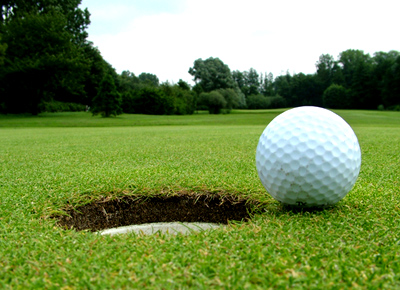
#> input picture 实验10_直方图/img1.png, 400 x 290 px
$ python ex2_2.py
#> lines starting #> are read from the running program, lines starting #| are printed output that depends on the picture
#!/usr/bin/env python
import cv2
import numpy
import matplotlib.pyplot as plt
from matplotlib.font_manager import FontProperties

img = cv2.imread("img1.png",0)
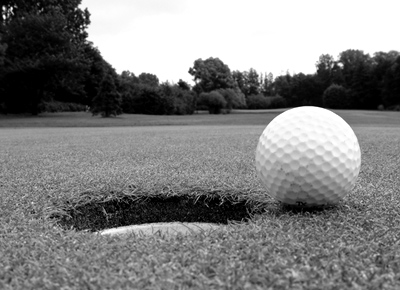
#> img: shape (290, 400); min 0, max 255, mean 129.3

list = []

H = len(img)
#> H = 290
W = len(img[0])
#> W = 400

for j in range(1, H - 1):
    for k in range(1, W - 1):
        Ix = (img[j][k + 1]) - (img[j][k - 1])
        Iy = (img[j + 1][k]) - (img[j - 1][k])
        I = (Ix ** 2 + Iy ** 2) ** 0.5
        list.append(I)
#> after the loop, list = 114624 items

number = 360

plt.hist(list,360,density=1)

plt.legend()

plt.xlabel("Gradient")
plt.title("GrayGrad")

plt.show()
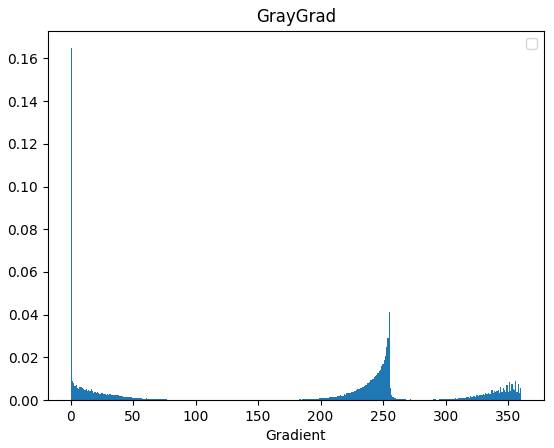
#> figure drawn by matplotlib, 1 panel; tallest bar 0.165 high, from x = 0 to 1

$ run again, with 实验10_直方图/img2.png copied over 实验10_直方图/img1.png
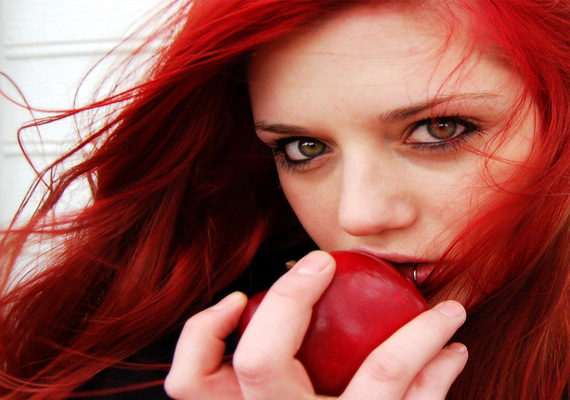
#> input picture 实验10_直方图/img2.png, 570 x 400 px
#> `img = cv2.imread("img1.png",0)`:
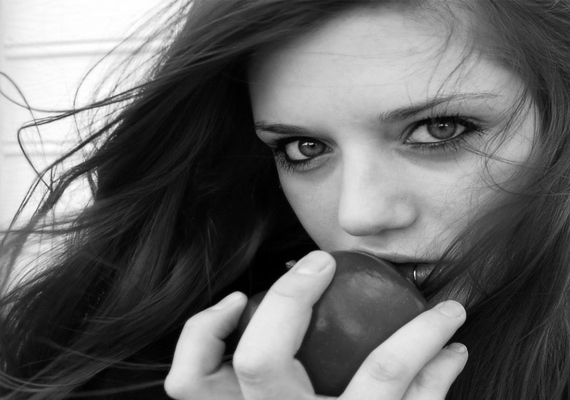
#> img: shape (400, 570); min 0, max 255, mean 105.3
#> H = 400
#> W = 570
#> after the loop `for j in range(1, H - 1):`: list = 226064 items
#> `plt.show()`:
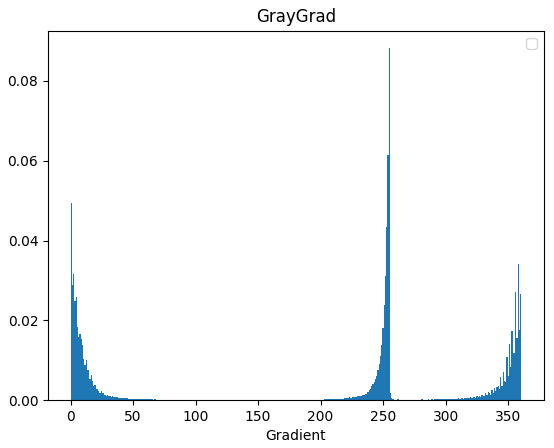
#> figure drawn by matplotlib, 1 panel; tallest bar 0.0882 high, from x = 254.4 to 255.4
